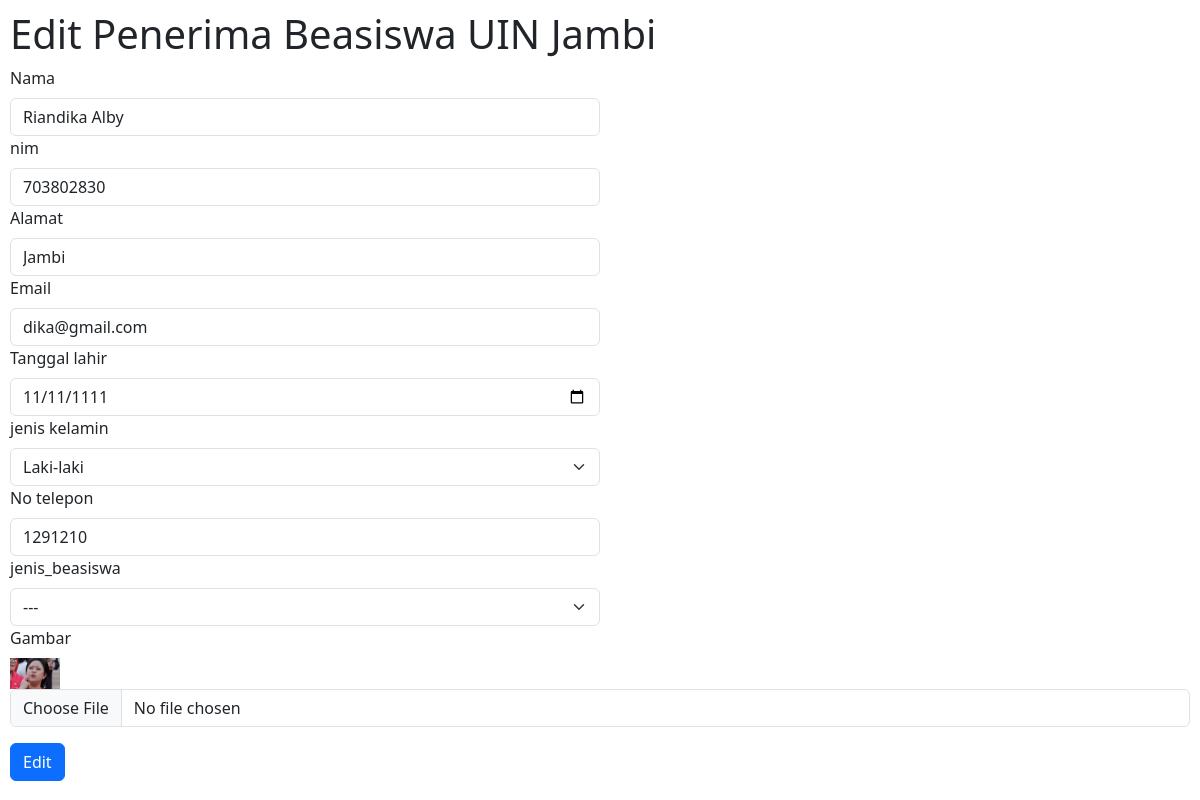
The app's page /edit.php?id=4 with its own data.
### tables this page shows
CREATE TABLE `data_beasiswa` (
  `id` int(11) NOT NULL,
  `nama` varchar(100) NOT NULL,
  `nim` varchar(100) NOT NULL,
  `alamat` varchar(15) NOT NULL,
  `email` varchar(50) NOT NULL,
  `tanggal_lahir` date NOT NULL,
  `jenis_kelamin` enum('Laki-laki','Perempuan') NOT NULL,
  `telepon` varchar(100) NOT NULL,
  `jenis_beasiswa` enum('KIP (Kartu Indonesia Pintar)','BI (Bank Indonesia)','Bank Syariah Indonesia') NOT NULL,
  `gambar` varchar(100) NOT NULL
);

### Connection.php (called while the page is built, shortened)
<?php
$conn = mysqli_connect("localhost","root","","db_beasiswa");
function query($query) {
    global $conn;
    $result = mysqli_query($conn, $query);
    $rows = [];
    while ($row = mysqli_fetch_assoc($result)){
        $rows[] = $row;
    }
    return $rows;
}
?>

### edit.php (the view, shortened to what this page needs)
<?php
include_once 'Connection.php';
$id = $_GET["id"];
$beasiswa = query("SELECT * FROM data_beasiswa WHERE id = $id") [0];
?>
<!DOCTYPE html>
<html lang="en">
<head>
    <link href="https://cdn.jsdelivr.net/npm/bootstrap@5.3.2/dist/css/bootstrap.min.css" rel="stylesheet">
</head>
<body>
<form action="" method="post" enctype="multipart/form-data">
    <h1>Edit Penerima Beasiswa UIN Jambi</h1>
  <div class="col-md-6">
    <label for="nama" class="form-label">Nama</label>
    <input type="text" name="nama" class="form-control" id="nama" placeholder="Masukkan nama" required autocomplete="off" value="<?= $beasiswa["nama"] ?>">
  </div>
  <div class="col-md-6">
    <label for="nim" class="form-label">nim</label>
    <input type="text" name="nim" class="form-control" id="nim" placeholder="contoh : Sopir" required autocomplete="off" value="<?= $beasiswa["nim"] ?>">
  </div>
  <div class="col-md-6">
    <label for="alamat" class="form-label">Alamat</label>
    <input type="text" name="alamat" class="form-control" id="alamat" placeholder="Masukkan alamat" required autocomplete="off" value="<?= $beasiswa["alamat"] ?>">
  </div>
  <div class="col-md-6">
    <label for="email" class="form-label">Email</label>
    <input type="text" name="email" class="form-control" id="email" placeholder="contoh@gmail.com" required autocomplete="off" value="<?= $beasiswa["email"] ?>">
  </div>
  <div class="col-md-6">
    <label for="tanggal_lahir" class="form-label">Tanggal lahir</label>
    <input type="date" name="tanggal_lahir" class="form-control" id="tanggal_lahir" required autocomplete="off" value="<?= $beasiswa["tanggal_lahir"] ?>">
  </div>
  <div class="col-md-6">
    <label for="jenis_kelamin" class="form-label">jenis kelamin</label>
    <select id="jenis_kelamin" name="jenis_kelamin" class="form-select" required autocomplete="off" value="<?= $beasiswa["jenis_kelamin"] ?>">
      <option>Laki-laki</option>
    </select>
  </div>
  <div class="col-md-6">
    <label for="telepon" class="form-label">No telepon</label>
    <input type="text" name="telepon" class="form-control" id="telepon" placeholder="08123456789" required autocomplete="off" value="<?= $beasiswa["telepon"] ?>">
  </div>
  <div class="col-md-6">
    <label for="jenis_beasiswa" class="form-label">jenis_beasiswa</label>
    <select id="jenis_beasiswa" name="jenis_beasiswa" class="form-select" required autocomplete="off" value="<?= $beasiswa["jenis_beasiswa"] ?>">
      <option>---</option>
    </select>
  </div>
  <div class="col-12">
    <label for="gambar" class="form-label">Gambar</label><br><img src="image/<?= $beasiswa["gambar"] ?>" width="50" ><br>
    <input type="file" name="gambar" class="form-control" id="gambar"  autocomplete="off" value="<?= $beasiswa["gambar"] ?>">
  </div>
  <div class="col-12 mt-3">
    <button type="submit" name="submit" class="btn btn-primary">Edit</button>
  </div>
</form>
</body>
</html>

### edit.php (style rules this page uses)
body { margin:0; padding:10px; }

### records on screen
data_beasiswa: nama "Riandika Alby", nim "703802830", alamat "Jambi", email "dika@gmail.com", tanggal_lahir "11/11/1111", jenis_kelamin "Laki-laki", telepon "1291210", jenis_beasiswa "---", gambar (picture)
